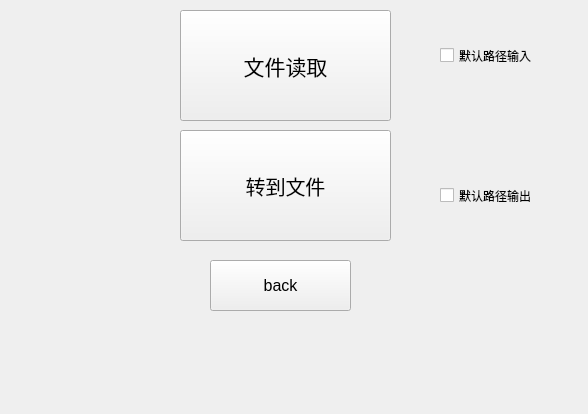
<?xml version="1.0" encoding="UTF-8"?>
<ui version="4.0">
 <class>FileOperation</class>
 <widget class="QWidget" name="FileOperation">
  <property name="geometry">
   <rect>
    <x>0</x>
    <y>0</y>
    <width>588</width>
    <height>414</height>
   </rect>
  </property>
  <property name="windowTitle">
   <string>Form</string>
  </property>
  <widget class="QPushButton" name="inButton">
   <property name="geometry">
    <rect>
     <x>180</x>
     <y>10</y>
     <width>211</width>
     <height>111</height>
    </rect>
   </property>
   <property name="font">
    <font>
     <pointsize>16</pointsize>
    </font>
   </property>
   <property name="text">
    <string>文件读取</string>
   </property>
  </widget>
  <widget class="QPushButton" name="outButton">
   <property name="geometry">
    <rect>
     <x>180</x>
     <y>130</y>
     <width>211</width>
     <height>111</height>
    </rect>
   </property>
   <property name="font">
    <font>
     <pointsize>15</pointsize>
    </font>
   </property>
   <property name="text">
    <string>转到文件</string>
   </property>
  </widget>
  <widget class="QPushButton" name="backButton">
   <property name="geometry">
    <rect>
     <x>210</x>
     <y>260</y>
     <width>141</width>
     <height>51</height>
    </rect>
   </property>
   <property name="font">
    <font>
     <pointsize>12</pointsize>
    </font>
   </property>
   <property name="text">
    <string>back</string>
   </property>
  </widget>
  <widget class="QCheckBox" name="inCheckBox">
   <property name="geometry">
    <rect>
     <x>440</x>
     <y>40</y>
     <width>111</width>
     <height>31</height>
    </rect>
   </property>
   <property name="text">
    <string>默认路径输入</string>
   </property>
  </widget>
  <widget class="QCheckBox" name="outCheckBox">
   <property name="geometry">
    <rect>
     <x>440</x>
     <y>180</y>
     <width>101</width>
     <height>31</height>
    </rect>
   </property>
   <property name="text">
    <string>默认路径输出</string>
   </property>
  </widget>
 </widget>
 <resources/>
 <connections/>
</ui>
